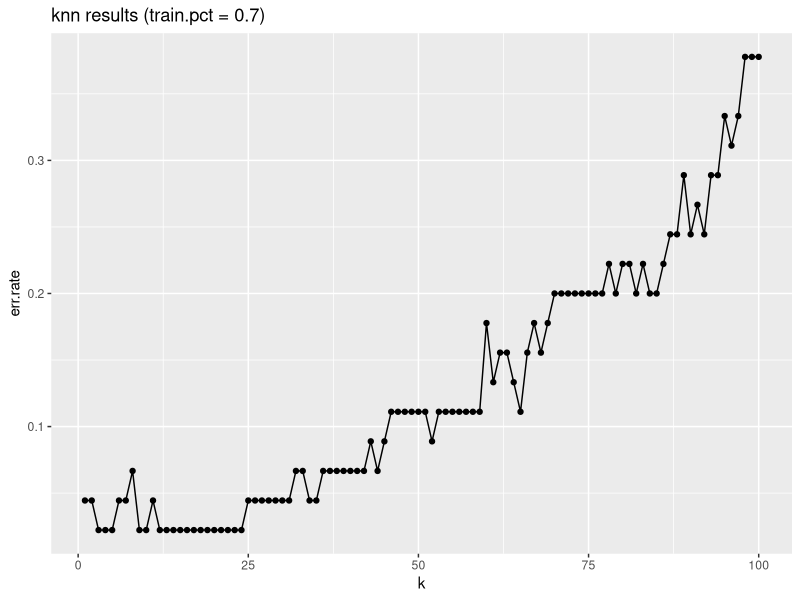
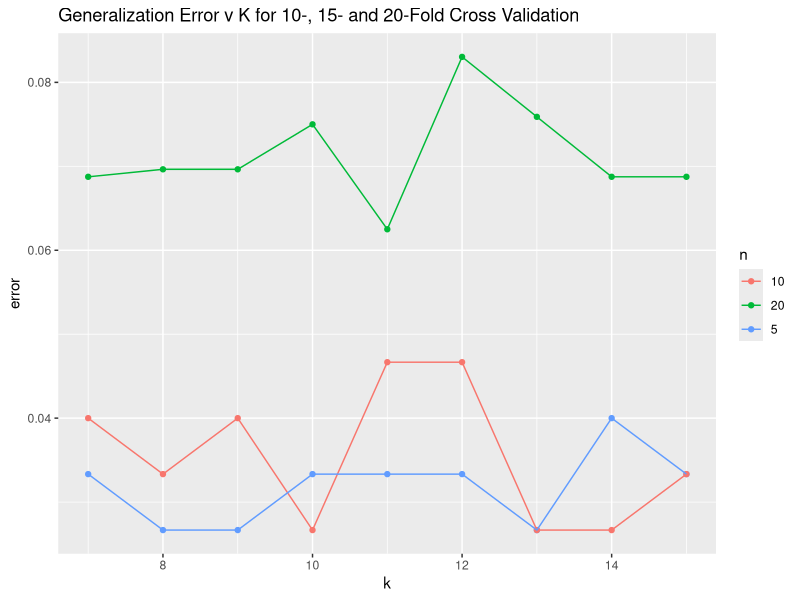

Source code (R) for these figures, in order:
# Load required library
library(class)
library(ggplot2)

#################################################
# PREPROCESSING
#################################################

data <- iris                # create copy of iris dataframe
labels <- data$Species      # store labels
data$Species <- NULL        # remove labels from feature set (note: could
# alternatively use neg indices on column index in knn call)

#################################################
# TRAIN/TEST SPLIT
#################################################

set.seed(1)         # initialize random seed for consistency
# NOTE -- run for various seeds --> need for CV!

train.pct <- 0.7    # pct of data to use for training set
N <- nrow(data)     # total number of records (150)

train.index <- sample(1:N, train.pct * N)       # random sample of records (training set)

train.data <- data[train.index, ]       # perform train/test split
test.data <- data[-train.index, ]       # note use of neg index...different than Python!

train.labels <- as.factor(as.matrix(labels)[train.index, ])     # extract training set labels
test.labels <- as.factor(as.matrix(labels)[-train.index, ])     # extract test set labels

#################################################
# APPLY MODEL
#################################################

err.rates <- data.frame()       # initialize results object

max.k <- 100
for (k in 1:max.k)              # perform fit for various values of k
{
  knn.fit <- knn(train = train.data,          # training set
                 test = test.data,           # test set
                 cl = train.labels,          # true labels
                 k = k                       # number of NN to poll
  )
  
  cat('\n', 'k = ', k, ', train.pct = ', train.pct, '\n', sep='')     # print params
  print(table(test.labels, knn.fit))          # print confusion matrix
  
  this.err <- sum(test.labels != knn.fit) / length(test.labels)    # store gzn err
  err.rates <- rbind(err.rates, this.err)     # append err to total results
}

#################################################
# OUTPUT RESULTS
#################################################

results <- data.frame(1:max.k, err.rates)   # create results summary data frame
names(results) <- c('k', 'err.rate')        # label columns of results df

# create title for results plot
title <- paste('knn results (train.pct = ', train.pct, ')', sep='')

# create results plot
results.plot <- ggplot(results, aes(x=k, y=err.rate)) + geom_point() + geom_line()
results.plot <- results.plot + ggtitle(title)

# draw results plot (note need for print stmt inside script to draw ggplot)
print(results.plot)

#################################################
# HOMEWORK
#################################################

knn.nfold <- function(n, k, data.set=data, label.set=labels) 
{ 
  # create n-fold partition of dataset 
  data.pool <- data.set                            # initialize data pool to be partitioned
  fold.list <- list()                              # initialize object to store each fold
  N <- nrow(data.set)                              # obtain total no. of rows in dataset
  r = N%%n                                         # calculate remainder of total rows/no. of folds,these r remainder rows will be distributed between folds
  for (x in 1:n)                                   # create partition for n folds
  {
      ifelse(x<=r,req.rows <-(floor(N/n)+1), req.rows <- floor(N/n))  # condition to distribute the remainder rows to the first r folds    
      set.seed(x)                                        # initialize random seed for repeatability, changes for each fold
      fold.index <- sample(1:nrow(data.pool), req.rows)  # obtain random sample of indices from data pool
      new.fold <- data.pool[fold.index, ]                # initialize fold from random indices
      fold.list[[x]] <- new.fold                         # add new fold to list of folds
      data.pool <- data.pool[-fold.index,]               # remove new fold data from data pool
    
  }
  # perform knn classification n times 
  fold.errs <- data.frame()       # initialize results object
  for (x in 1:n)                  # perform fit for n-folds
  {
    test.index <- as.integer(rownames(fold.list[[x]]))           # obtain indices of the test set (current fold)
    test.labels <- as.factor(as.matrix(label.set)[test.index, ]) # extract test labels from list of all labels
    knn.fit <- knn(train = data.set[-test.index,],               # training set (excludes current test fold)
                   test = fold.list[[x]],                        # test set (current fold)
                   cl = label.set[-test.index],                  # true labels, excluding test fold labels
                   k = k                                         # number of NN to poll
    )
    levels(test.labels) <- levels(label.set)                     # ensure all levels are present in test labels to compare with knn.fit
    this.err <- sum(test.labels != knn.fit) / length(test.labels)    # store gzn err
    cat('\n', '    k = ', k, ', fold ', x, ' of ', n,': error = ', this.err, sep='')     # print params and fold error
        
    fold.errs <- rbind(fold.errs, this.err)     # append err to total results
  }
  # n-fold generalization error = average over all iterations
  names(fold.errs)  <- "error"                                # name column in results object
  mean.error = mean(fold.errs$error)                          # calculate mean error over all results
  cat('\n\n', 'KNN Classification with k = ', k, '\n')        # print params
  cat('\n', 'Mean generalization error for', n,'- fold cross validation = ', mean.error, '\n\n')   # print mean error
  return (mean.error)
}

# test the k value range of interest (7-15) from earlier plot with 5, 10 and 20 - fold cross validation
test.fold = data.frame()
for (n in c(5, 10, 20))
{  
  for (k in 7:15)
  {  
    result <- c(k, n, knn.nfold(n, k))
    test.fold <- rbind(test.fold, result)
  }
}
names(test.fold) <- c("k", "n", "error")
test.fold

# create test results plot
test.fold$n <- as.character(test.fold$n)    
test.plot <- ggplot(test.fold, aes(x=k, y=error, group = n, colour = n)) + geom_point() + geom_line()
test.plot <- test.plot + ggtitle("Generalization Error v K for 10-, 15- and 20-Fold Cross Validation")

# draw results plot
print(test.plot)
